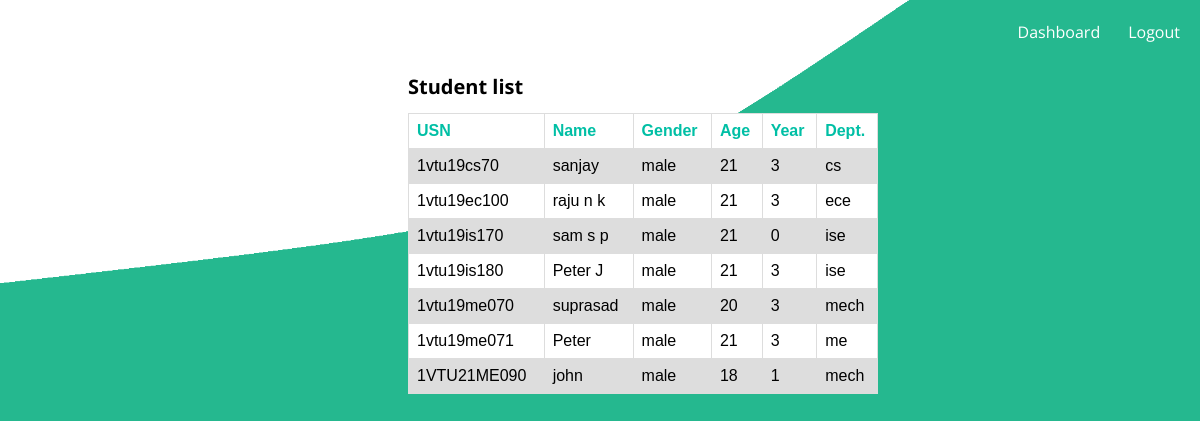
The app's page /gittest/std_list.php with its own data.
### tables this page shows
CREATE TABLE `student` (
  `usn` varchar(45) NOT NULL,
  `name` varchar(45) NOT NULL,
  `gender` varchar(45) NOT NULL,
  `age` int(3) NOT NULL,
  `year` int(3) NOT NULL,
  `department` varchar(45) NOT NULL,
  `phno` varchar(45) NOT NULL,
  `password` varchar(45) NOT NULL
);

### gittest/std_list.php (the view, shortened to what this page needs)
<?php
include('connection.php');
?>
<!DOCTYPE html>
<html lang="en">
<head>
    <div class="mnu" style="text-align:right">
        <a href="complaint_list.php" style="text-decoration:none; color: white; font-family: 'Open Sans', sans-serif; font-weight:Normal; padding: 12px 12px 12px 12px;">Dashboard</a>
        <a href="login.php" style="text-decoration:none; color: white; font-family: 'Open Sans', sans-serif; font-weight:Normal; padding: 12px 12px 12px 12px;">Logout</a>
    </div>
</head>
<body>
    <h1>Student list</h1>
<table>
   <tr>
   <th>USN</th>
   <th>Name</th>
   <th>Gender</th>
   <th>Age</th>
   <th>Year</th>
   <th>Dept.</th>
 </tr>
 <?php
   $query="SELECT usn, name, gender, age, year, department from student";
   $result=$conn-> query($query);
   if($result == true){
       while($row = $result-> fetch_assoc()){
        echo "<tr><td>". $row["usn"] . "</td><td>" . $row["name"] . "</td><td>" . $row["gender"] . "</td><td>" . $row["age"] . "</td><td>" . $row["year"] . "</td><td>" . $row["department"] . "</td></tr>";       }
       echo "</table>";
   }
   else{
       echo "No details available";
   }
   ?>
</body>
</html>

### gittest/std_list.php (style rules this page uses)
body { background-image: url(images_student/bg1.png); background-size: cover; background-repeat: no-repeat; padding-left: 400px; }
.mnu { padding-top: 13px; text-align: right; font-weight: normal; padding-bottom: 30px; }
table { font-family: arial, sans-serif; border-collapse: collapse; width: 60%; }
td, th { border: 1px solid #dddddd; text-align: left; padding: 8px; }
th { color: #00bfa5; }
tr:nth-child(even) { background-color: #dddddd; }
tr:nth-child(odd) { background-color: white; }
h1 { padding-top: 0px; margin-top: 0px; font-size: 20px; font-family: "Open Sans", sans-serif; }

### records on screen
student: usn "1vtu19cs70", name "sanjay", gender "male", age "21", year "3", department "cs"
student: usn "1vtu19ec100", name "raju n k", gender "male", age "21", year "3", department "ece"
student: usn "1vtu19is170", name "sam s p", gender "male", age "21", year "0", department "ise"
student: usn "1vtu19is180", name "Peter J", gender "male", age "21", year "3", department "ise"
student: usn "1vtu19me070", name "suprasad", gender "male", age "20", year "3", department "mech"
student: usn "1vtu19me071", name "Peter", gender "male", age "21", year "3", department "me"
student: usn "1VTU21ME090", name "john", gender "male", age "18", year "1", department "mech"
